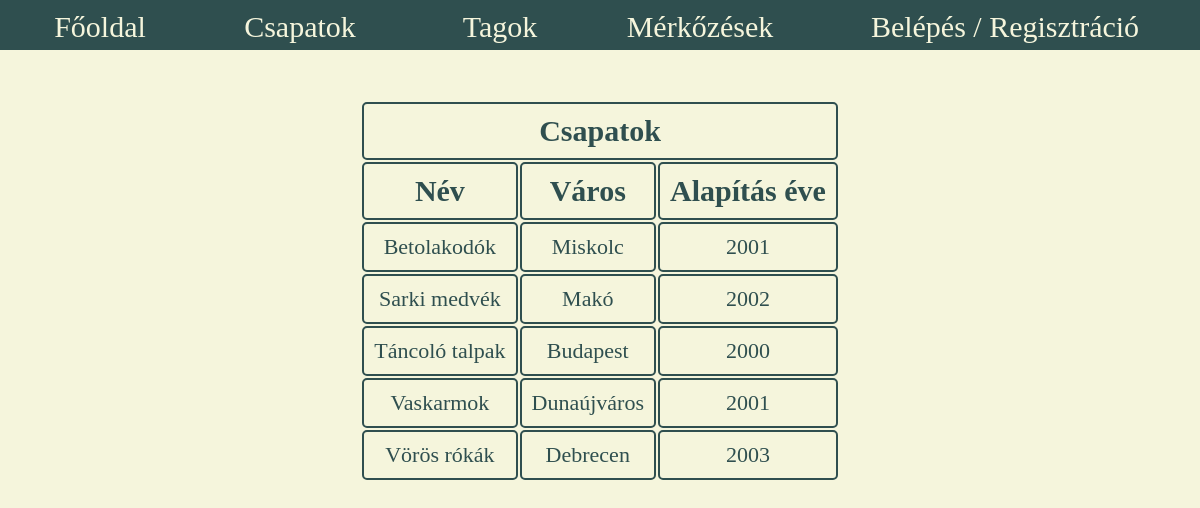
Page /main/csapat_no_in.php on the committed database.
### tables this page shows
CREATE TABLE `csapat` (
  `nev` varchar(50) NOT NULL,
  `varos` varchar(50) NOT NULL,
  `alapitaseve` int(4) NOT NULL
);

### main/db_connect.php (called while the page is built, shortened)
<?php
function csapatsport_connect(){
    $csatlakozas = mysqli_connect("localhost","root","") or die("Nem lehet csatlakozni!");
    mysqli_query($csatlakozas, "SET NAMES utf8");
    mysqli_query($csatlakozas, "SET Character_set_results=utf8");
    mysqli_set_charset($csatlakozas,"utf8");
    return $csatlakozas;
}
function csapatleker(){
if (!($csapat = csapatsport_connect())){
    return false;
}
$leker = mysqli_query($csapat,"SELECT * FROM csapat");
return $leker;
}

### main/csapat_no_in.php (the view, shortened to what this page needs)
<?php
require_once "db_connect.php"
?>
<!DOCTYPE html>
    <html lang="hu">
    <head>
        <link rel="stylesheet" href="../css/style.css">
    </head>
    <body>
    <header>
        <div id="menu"><ul>
                <li><a href="../index.php">Főoldal</a></li>
                <li><a href="csapat_no_in.php">Csapatok</a></li>
                <li><a href="tag_no_in.php">Tagok</a></li>
                <li><a href="merkozes_no_in.php">Mérkőzések</a></li>
                <li><a href="bere.php" style="width: 270px; padding-left: 70px">Belépés / Regisztráció</a></li>
        </div>
    </header>
    <div id="main">
        <table><tr><th colspan="5">Csapatok</th> </tr>
            <tr>
                <th>Név</th>
                <th>Város</th>
                <th>Alapítás éve</th>
            </tr>
            <?php
            $csapatok = csapatleker();
            while ($sor = mysqli_fetch_assoc($csapatok)) {
                echo '<tr>';
                echo '<td>'.$sor['nev'].'</td>';
                echo '<td>'.$sor['varos'].'</td>';
                echo '<td>'.$sor['alapitaseve'].'</td>';
            }
            ?>
        </table>
    </div>
    </body>
    </html>

### css/style.css (style rules this page uses)
:root { --vaj: beige; --zoldes: darkslategray; --szurke: lightgray; --lightmandarin: #d0b588; }
body { background-color: var(--vaj); margin: 0; padding: 0; }
header { position: fixed; top: 0; width: 100%; height: 50px; background-color: var(--zoldes); z-index: 1; }
#menu { width: 1250px; margin: 10px auto 0; font-size:30px }
#menu ul { padding: 0; margin: 0; color:var(--vaj); background:var(--zoldes); width:100%; }
#menu li { position:relative; float:left; list-style-type:none; text-align:center; }
#menu li a { display:block; text-decoration:none; color:var(--vaj); width:200px; }
#main { margin-top: 100px; text-align: center; font-size: 30px; color: var(--zoldes); }
#main table { margin: 0 auto; border-radius: 10px; padding-bottom: 50px; }
#main table th, td { padding: 10px; border: 2px solid var(--zoldes); border-radius: 5px }
#main table td { font-size: 22px; }

### rows in the picture
csapat: nev "Betolakodók", varos "Miskolc", alapitaseve "2001"
csapat: nev "Sarki medvék", varos "Makó", alapitaseve "2002"
csapat: nev "Táncoló talpak", varos "Budapest", alapitaseve "2000"
csapat: nev "Vaskarmok", varos "Dunaújváros", alapitaseve "2001"
csapat: nev "Vörös rókák", varos "Debrecen", alapitaseve "2003"
